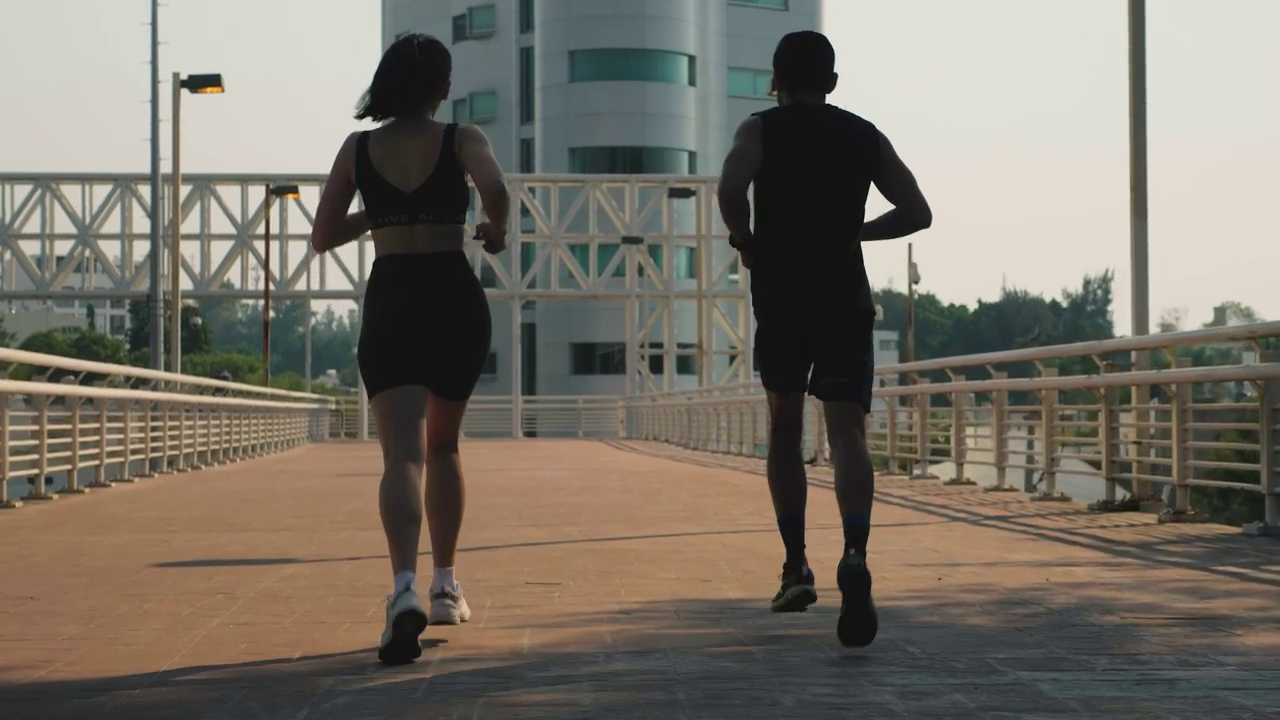
#> input picture frame 29 of Opencv人脸检测人脸识别/Videos/TwoPeopleRunning.mp4, 1280 x 720 px
$ python 05Cv2DetectAndDrawPedestrians.py
#> lines starting #> are read from the running program, lines starting #| are printed output that depends on the picture; after the words box and inside, x2 and y2 are one past the last pixel; in counts of white or black regions, pixels touching at a corner belong together
"""
简单行人人体检测效果
    1、加载 Haar 级联分类器用于行人检测。
    2、使用 VideoCapture 对象从给定的视频文件中读取帧。
    3、将每一帧转换为灰度图像，并使用 detectMultiScale 函数检测行人。
    4、对于每个检测到的行人，使用 rectangle 函数绘制一个矩形框。
    5、循环遍历直到视频结束或者按下 'q' 键退出，然后释放资源。
"""

import cv2


def detect_and_draw_pedestrians(video_path, scale_factor=1.1, min_neighbors=5, min_size=(30, 30)):
    """
    检测视频中的行人并绘制矩形框
    :param video_path: (str) 输入视频文件的路径
    :param scale_factor: (float) 检测窗口的缩放比例，默认为1.1
    :param min_neighbors: (int) 每个候选矩形应该保留的邻近矩形的数量阈值，默认为5
    :param min_size: (tuple) 行人矩形的最小尺寸，格式为(w, h)，默认为(30, 30)
    :return:
    """
#> called with video_path = 'Videos/TwoPeopleRunning.mp4', scale_factor = 1.2, min_neighbors = 3, min_size = (50, 50)
    # 参数安全校验
    if not isinstance(video_path, str) or not video_path.strip():
        raise ValueError("Invalid video path.")
    if not isinstance(scale_factor, (int, float)) or scale_factor <= 1.0:
        raise ValueError("Scale factor must be a positive float greater than 1.0.")
    if not isinstance(min_neighbors, int) or min_neighbors < 0:
        raise ValueError("Min neighbors must be a non-negative integer.")
    if not isinstance(min_size, tuple) or len(min_size) != 2 or not all(isinstance(val, int) for val in min_size) or \
            min_size[0] <= 0 or min_size[1] <= 0:
        raise ValueError("Min size must be a tuple of two positive integers.")

    # 加载行人检测器
    pedestrian_cascade = cv2.CascadeClassifier(cv2.data.haarcascades + 'haarcascade_fullbody.xml')

    # 读取视频文件
    video_capture = cv2.VideoCapture(video_path)

    while True:
        # 读取一帧视频
        ret, frame = video_capture.read()
#> frame is the input picture: shape (720, 1280, 3); mean B, G, R 104, 114.4, 120.7

        if not ret:
            break

        # 将图像转换为灰度图像
        gray = cv2.cvtColor(frame, cv2.COLOR_BGR2GRAY)
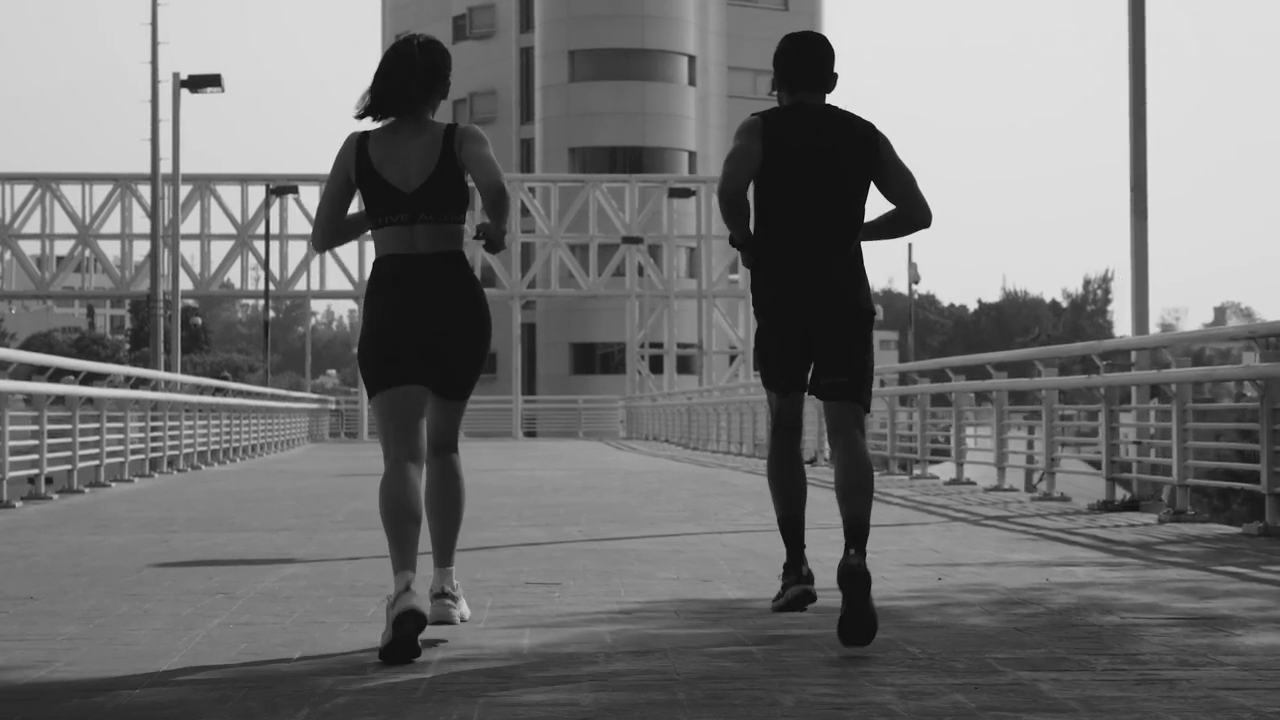
#> gray: shape (720, 1280); min 0, max 233, mean 115.1

        # 检测行人
        pedestrians = pedestrian_cascade.detectMultiScale(gray, scaleFactor=scale_factor, minNeighbors=min_neighbors,
                                                          minSize=min_size)
#> pedestrians = [[284, 112, 261, 522]]

        # 绘制矩形框
        for (x, y, w, h) in pedestrians:
            cv2.rectangle(frame, (x, y), (x + w, y + h), (0, 255, 0), 2)
#> this loop made 1 pass
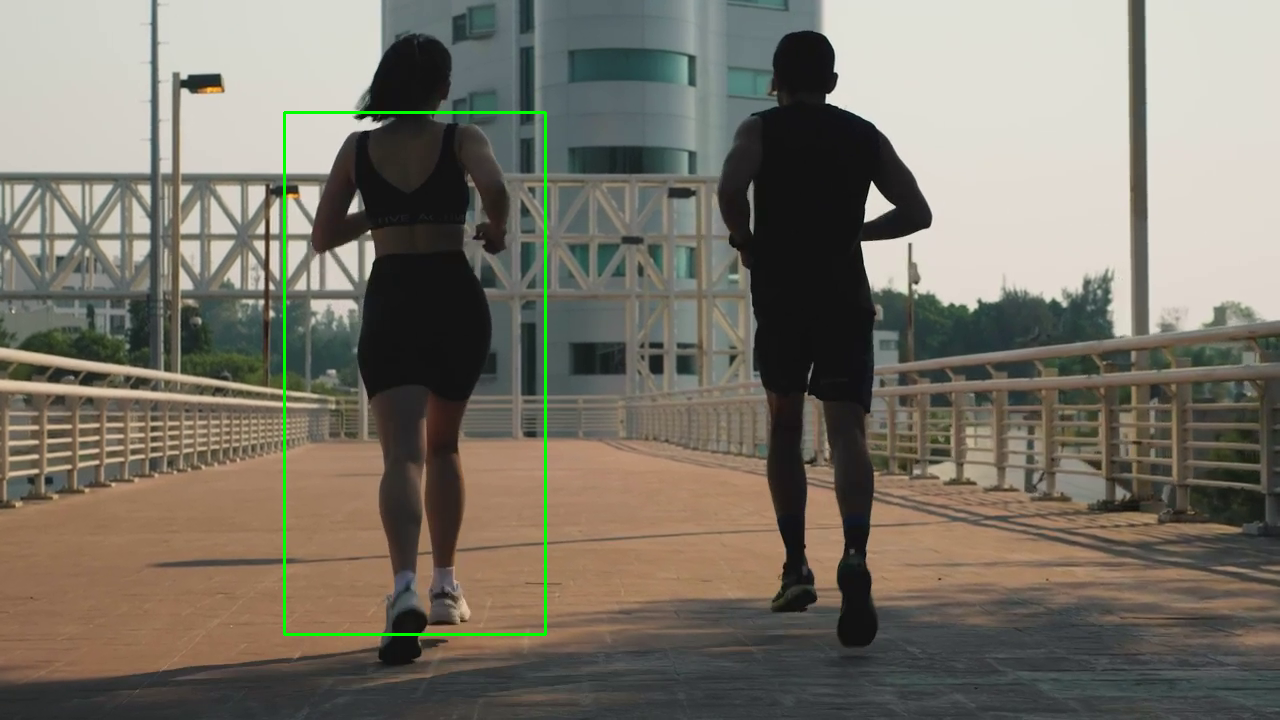
#> frame: shape (720, 1280, 3); 0.51% of pixels changed, all inside (x1, y1, x2, y2) = (283, 111, 547, 636)

        # 显示结果
        cv2.imshow('Pedestrian Detection', frame)

        # 按 'q' 键退出循环
        if cv2.waitKey(1) & 0xFF == ord('q'):
#> (key q is pressed here)
            break

    # 释放视频捕获对象
    video_capture.release()
    cv2.destroyAllWindows()


# 测试接口函数
if __name__ == "__main__":
    video_path = 'Videos/TwoPeopleRunning.mp4'
    detect_and_draw_pedestrians(video_path, scale_factor=1.2, min_neighbors=3, min_size=(50, 50))

$ run again, starting later in the video
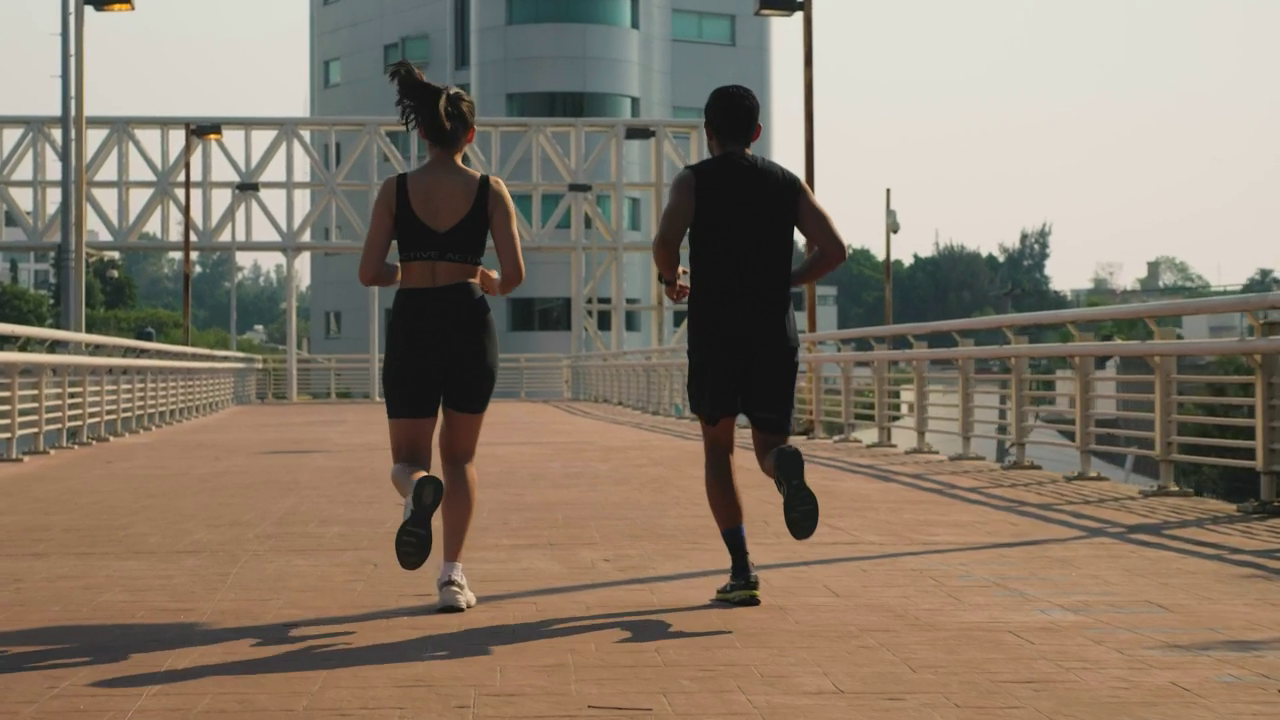
#> input picture frame 134 of Opencv人脸检测人脸识别/Videos/TwoPeopleRunning.mp4, 1280 x 720 px
#> in detect_and_draw_pedestrians, frame is the input picture: shape (720, 1280, 3); mean B, G, R 107.5, 122.8, 135.7
#> in detect_and_draw_pedestrians, `gray = cv2.cvtColor(frame, cv2.COLOR_BGR2GRAY)`:
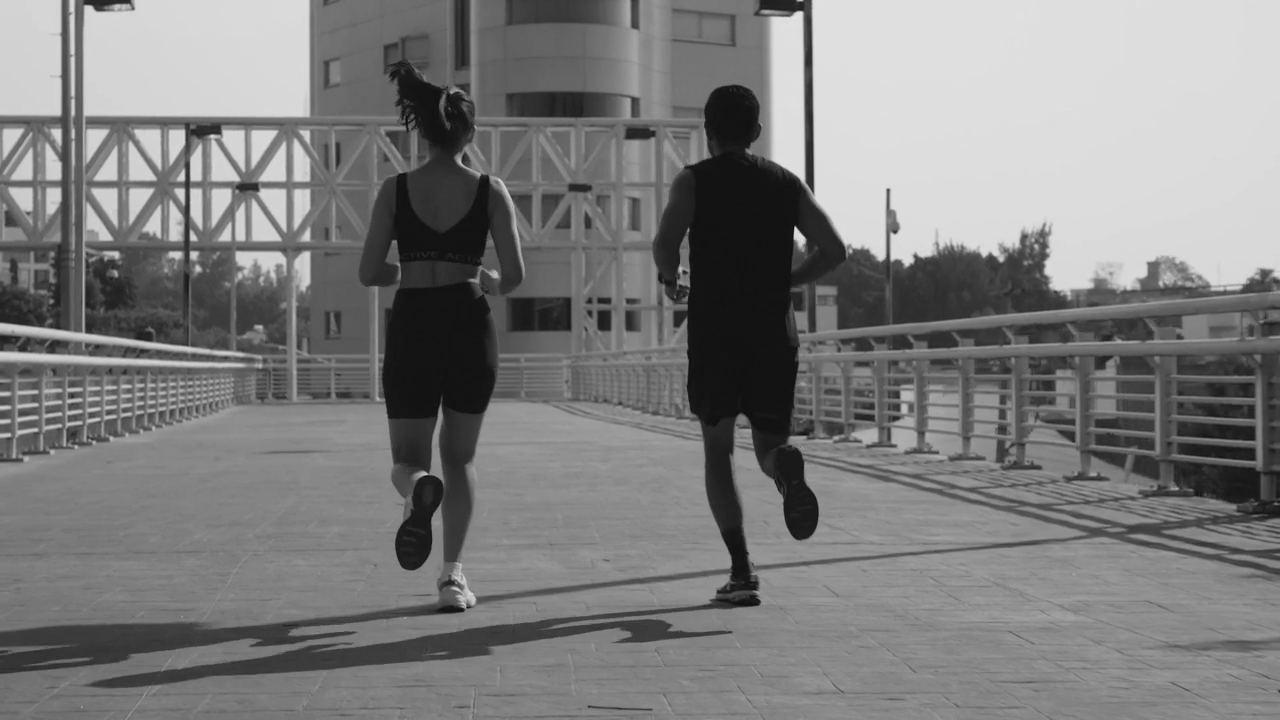
#> gray: shape (720, 1280); min 8, max 230, mean 124.9
#> pedestrians = [[311, 136, 235, 469], [596, 74, 268, 535]]
#> the loop in detect_and_draw_pedestrians, `for (x, y, w, h) in pedestrians:` made 2 passes
#> after the loop in detect_and_draw_pedestrians, `for (x, y, w, h) in pedestrians:`:
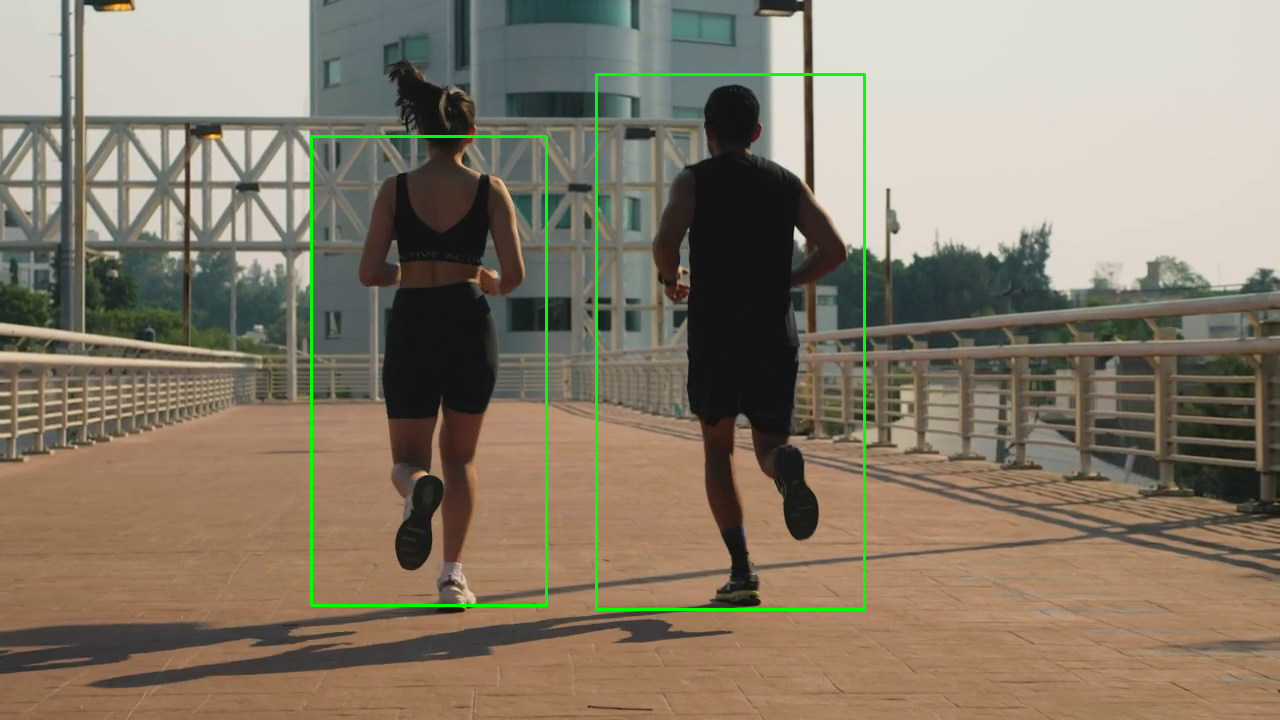
#> frame: shape (720, 1280, 3); 0.98% of pixels changed, all inside (x1, y1, x2, y2) = (310, 73, 866, 611)

$ run again, starting later in the video
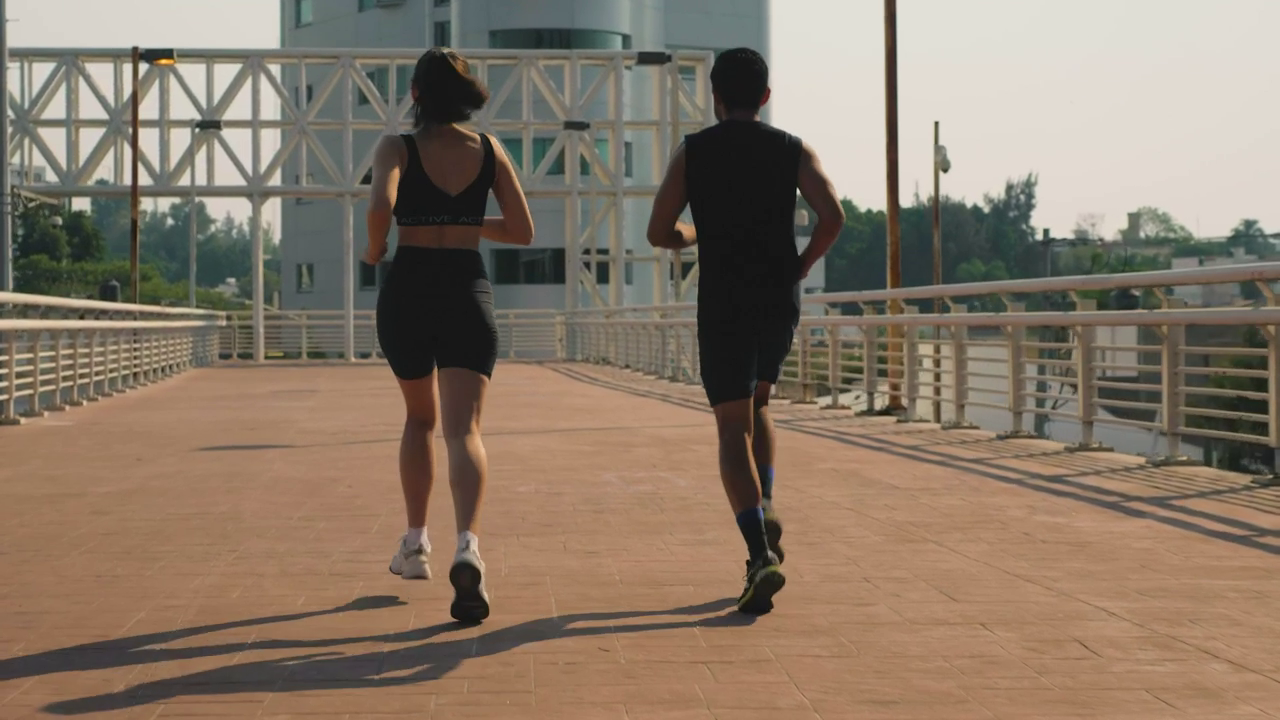
#> input picture frame 239 of Opencv人脸检测人脸识别/Videos/TwoPeopleRunning.mp4, 1280 x 720 px
#> in detect_and_draw_pedestrians, frame is the input picture: shape (720, 1280, 3); mean B, G, R 104.1, 120.5, 136.3
#> in detect_and_draw_pedestrians, `gray = cv2.cvtColor(frame, cv2.COLOR_BGR2GRAY)`:
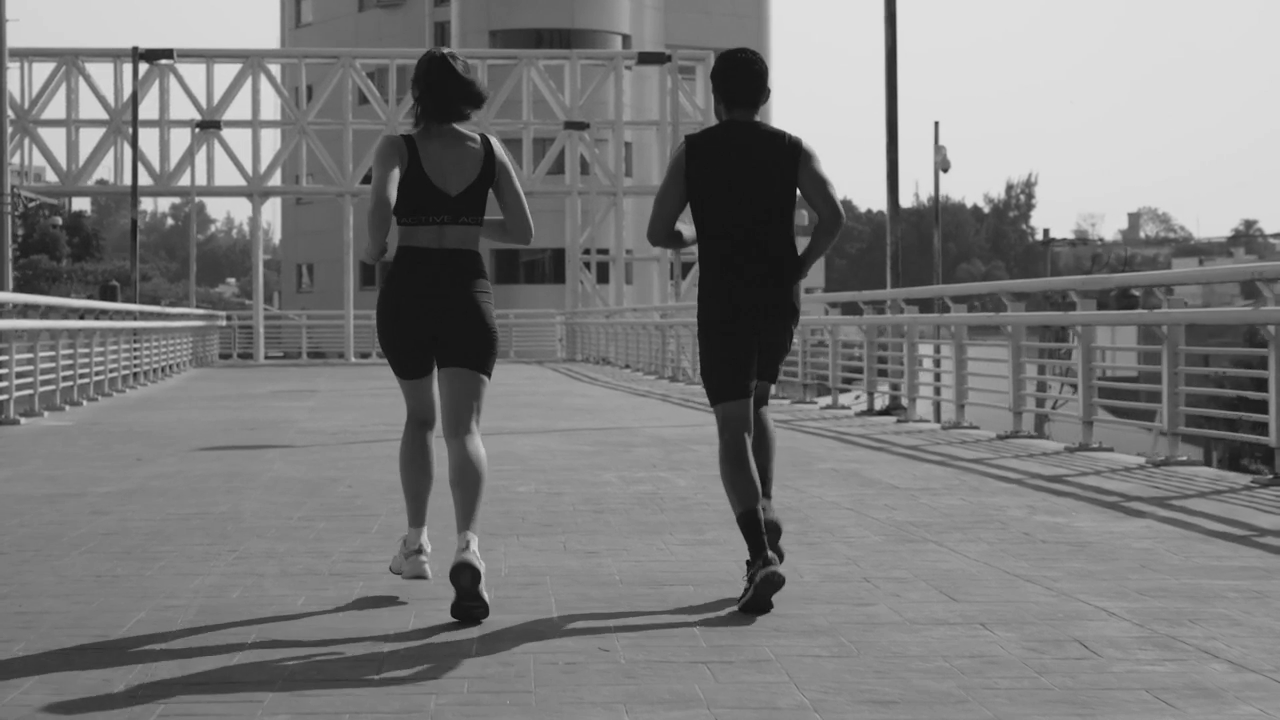
#> gray: shape (720, 1280); min 10, max 224, mean 123.3
#> pedestrians = [[304, 86, 246, 491]]
#> the loop in detect_and_draw_pedestrians, `for (x, y, w, h) in pedestrians:` made 1 pass
#> after the loop in detect_and_draw_pedestrians, `for (x, y, w, h) in pedestrians:`:
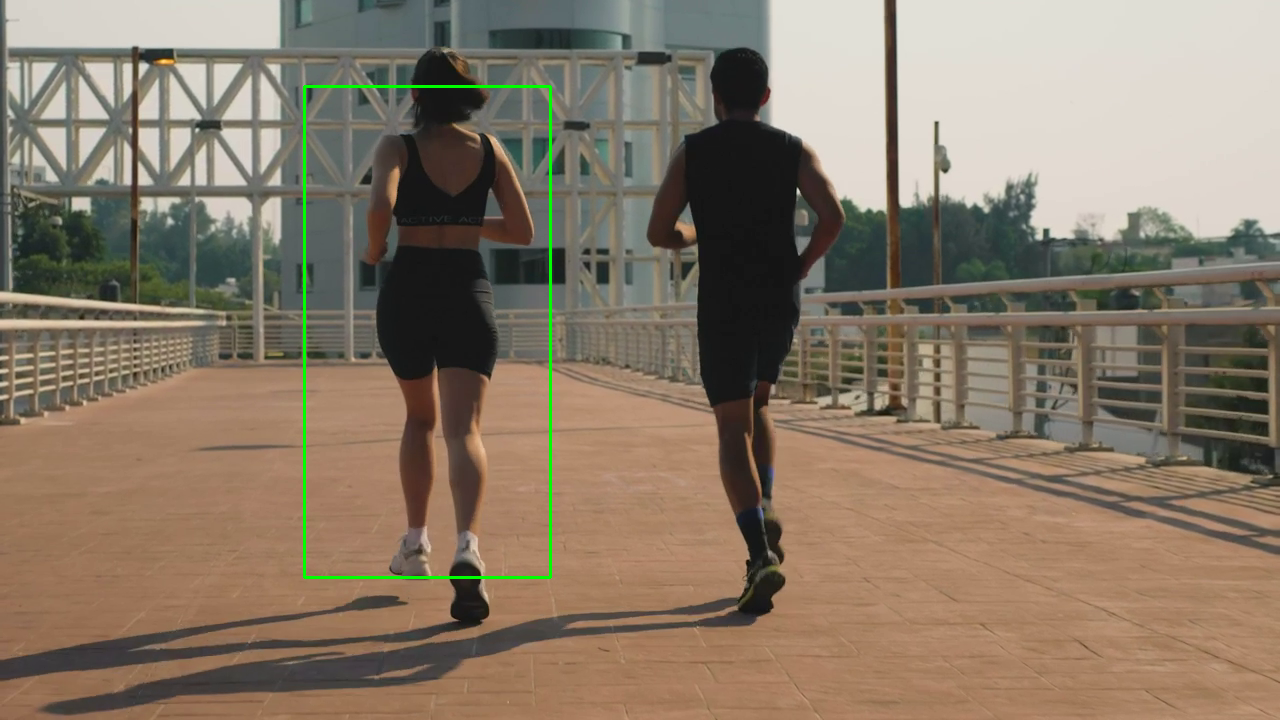
#> frame: shape (720, 1280, 3); 0.48% of pixels changed, all inside (x1, y1, x2, y2) = (303, 85, 552, 579)
